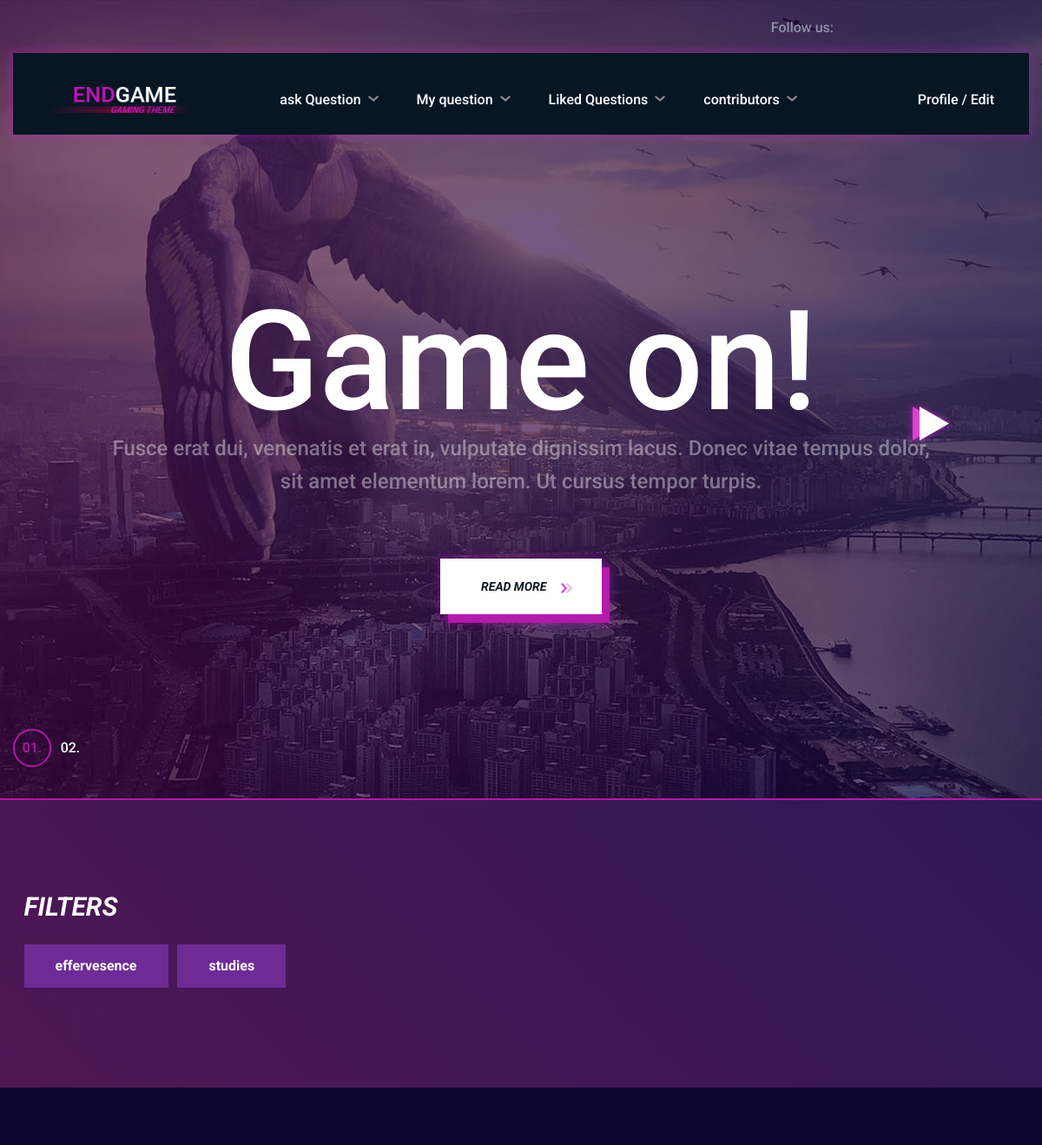
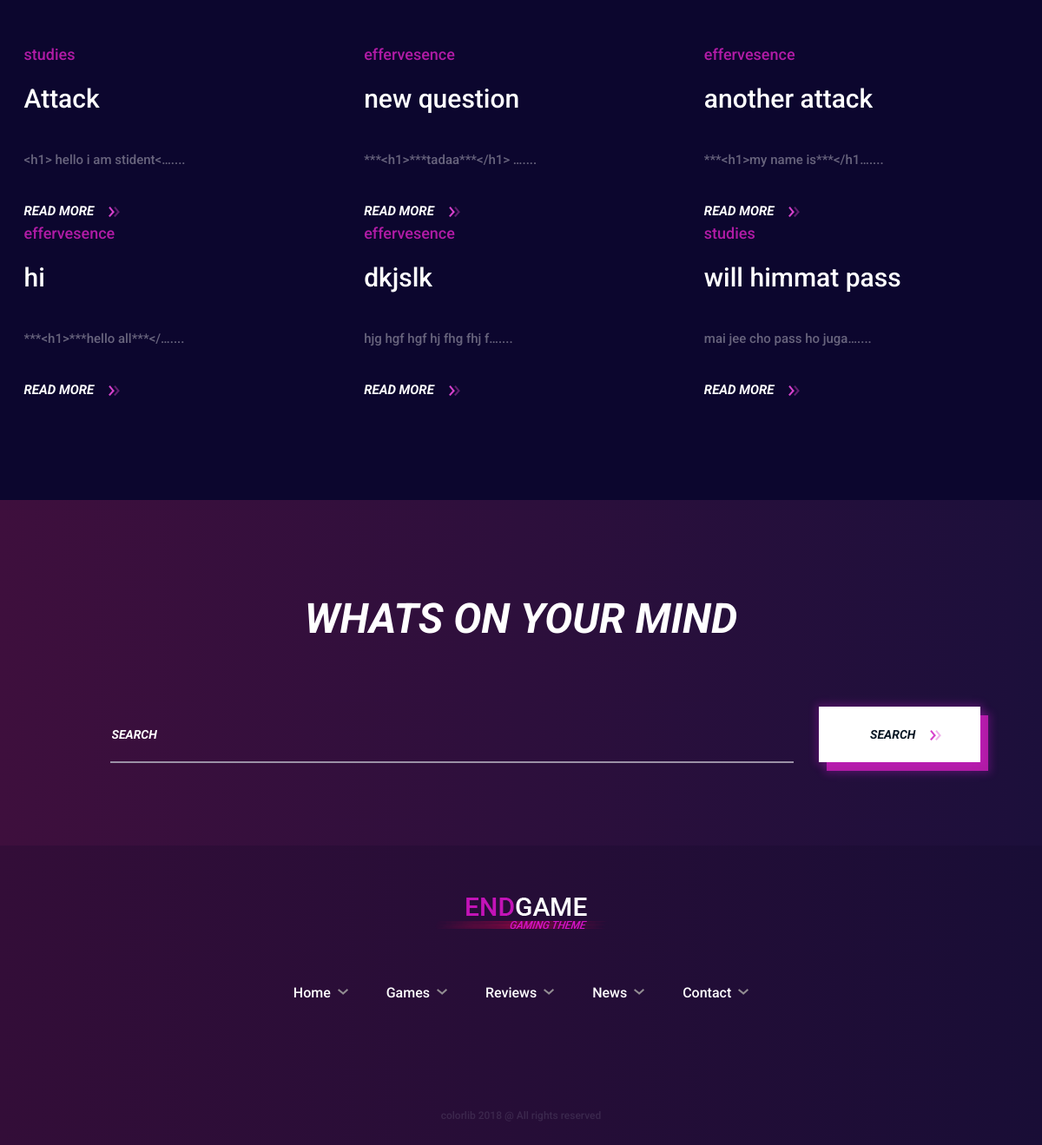
The app's page / (signed in) with its own data (2 pictures, top to bottom).
### doubt/models.py (models this page shows)
class Question(models.Model):
    question=models.CharField(max_length=30)
    content=models.TextField()
    user=models.ForeignKey(User,on_delete=models.CASCADE,related_name='by_user')
    category=models.CharField(choices=CHOICE,max_length=30)
    likes=models.IntegerField(default=0)
    visited=models.ManyToManyField(User,blank=True,related_name='visited_users')
    reply=models.ManyToManyField(Reply,blank=True)

### doubt/views.py (the view)
# urls.py: path('',views.index,name='index'),
def index(request):
        category=[]
        for some in CHOICE:
                category.append(some)
        question=Question.objects.all().order_by('-visited')
        context={'question':question,'category':category}
        return render(request,'doubt/index.html',context)

### doubt/templates/doubt/index.html (shortened to what this page needs)
{% extends 'base.html'%}
{% block body %}
	<section class="hero-section overflow-hidden">
		<div class="hero-slider owl-carousel">
        	{% load staticfiles %}
			<div class="hero-item set-bg d-flex align-items-center justify-content-center text-center" data-setbg="{% static 'doubt/img/slider-bg-1.jpg' %}">
				<div class="container">
					<h2>Game on!</h2>
					<p>Fusce erat dui, venenatis et erat in, vulputate dignissim lacus. Donec vitae tempus dolor,<br>sit amet elementum lorem. Ut cursus tempor turpis.</p>
					<a href="#" class="site-btn">Read More  {% load staticfiles %}<img src="{% static 'doubt/icons/double-arrow.png' %}" alt="#"/></a>
				</div>
			</div>
            {% load staticfiles %}
                                <button class="site-btn">search  {% load staticfiles %}<img src="{% static 'doubt/icons/double-arrow.png' %}" alt="#"/></button>
		</div>
	</section>
	<section class="blog-section spad">
		<div class="container">
			<div class="row">
				<div class="col-xl-9 col-lg-8 col-md-7">
					<div class="section-title text-white">
						<h2>Filters</h2>
					</div>
					<ul class="blog-filter">
					{% for cat,jat in category %}
						<li><a href="{% url 'filter' cat %}">{{cat}}</a></li>
					{% endfor %}
					</ul>
				</div>
			</div>
		</div>
	</section>
	<section class="intro-section">
		<div class="container">
			<div class="row">
			{% for some in question %}
				<div class="col-md-4">
					<div class="intro-text-box text-box text-white">
						<div class="top-meta"><a href="">{{some.category}}</a></div>
						<h3>{{some.question}}</h3>
						<p>{{some.content|truncatechars:25}}....</p>
						<a href="{% url 'view_question' some.id %}" class="read-more">Read More  {% load staticfiles %}<img src="{% static 'doubt/icons/double-arrow.png' %}" alt="#"/></a>
					</div>
				</div>
			{% endfor %}
			</div>
		</div>
	</section>
{% endblock %}

### doubt/static/doubt/css/style.css (style rules this page uses)
html, body { height: 100%; font-family: 'Roboto', sans-serif; -webkit-font-smoothing: antialiased; font-smoothing: antialiased; }
h1, h2, h3, h4, h5, h6 { margin: 0; color: #111111; font-weight: 500; }
h2 { font-size: 36px; }
h3 { font-size: 30px; }
p { font-size: 15px; color: #585858; line-height: 1.6; font-weight: 500; }
img { max-width: 100%; }
ul, ol { padding: 0; margin: 0; }
::placeholder { color: #fff; font-style: italic; text-transform: uppercase; }
.section-title h2 { font-size: 30px; text-transform: uppercase; font-weight: 700; font-style: italic; }
.set-bg { background-repeat: no-repeat; background-size: cover; background-position: top center; }
.spad { padding-top: 105px; padding-bottom: 105px; }
.text-white h1, .text-white h2, .text-white h3, .text-white h4, .text-white h5, .text-white h6, .text-white p, .text-white span, .text-white li, .text-white a { color: #fff; }
.site-btn { display: inline-block; border: none; font-size: 14px; font-weight: 700; font-style: italic; min-width: 186px; padding: 24px 30px; border-radius: 0; text-transform: uppercase; color: #081624; line-height: normal; cursor: pointer; text-align: center; background: #fff; position: relative; z-index: 1; }
.site-btn img { position: relative; left: 13px; width: auto !important; display: inline-block !important; }
.site-btn:after, .site-btn:before { position: absolute; content: ""; width: 100%; height: 100%; left: 9px; top: 10px; background: #b01ba5; z-index: -2; -webkit-box-shadow: 0 0 9px 3px rgba(226, 30, 228, 0.24); box-shadow: 0 0 9px 3px rgba(226, 30, 228, 0.24); }
.site-btn:before { left: 0; top: 0; background: #fff; z-index: -1; }
.hero-item { height: 921px; padding-top: 125px; border-bottom: 2px solid #b01ba5; }
.hero-item h2 { font-size: 160px; color: #fff; font-weight: 500; line-height: 1; position: relative; top: 100px; opacity: 0; }
.hero-item p { font-size: 24px; color: rgba(255, 255, 255, 0.4); font-weight: 500; opacity: 0.39; margin-bottom: 70px; position: relative; top: 80px; opacity: 0; }
.hero-item .site-btn { position: relative; top: 50px; opacity: 0; }
.hero-slider .owl-item.active .hero-item h2, .hero-slider .owl-item.active .hero-item p, .hero-slider .owl-item.active .hero-item .site-btn { top: 0; opacity: 1; }
.hero-slider .owl-item.active .hero-item h2 { -webkit-transition: all 0.5s ease 0.4s; -o-transition: all 0.5s ease 0.4s; transition: all 0.5s ease 0.4s; }
.hero-slider .owl-item.active .hero-item p { -webkit-transition: all 0.5s ease 0.6s; -o-transition: all 0.5s ease 0.6s; transition: all 0.5s ease 0.6s; }
.hero-slider .owl-item.active .hero-item .site-btn { -webkit-transition: all 0.5s ease 0.8s; -webkit-transition: all 0.5s ease 0.8s; -o-transition: all 0.5s ease 0.8s; transition: all 0.5s ease 0.8s; }
.intro-section { background: #0c062e; padding: 115px 0; }
.text-box .top-meta { font-size: 18px; font-weight: 500; margin-bottom: 20px; }
.text-box .top-meta a { color: #b01ba5; }
.text-box h3 { margin-bottom: 40px; max-width: 370px; }
.text-box p { font-size: 15px; font-weight: 500; color: #68647d; margin-bottom: 35px; }
.text-box .read-more { font-size: 15px; text-transform: uppercase; font-weight: 700; font-style: italic; color: #fff; }
.text-box .read-more img { margin-left: 13px; }
.blog-section { background: #501755; background: -webkit-linear-gradient(45deg, #501755 0%, #2d1854 100%); background: -o-linear-gradient(45deg, #501755 0%, #2d1854 100%); background: linear-gradient(45deg, #501755 0%, #2d1854 100%); filter: progid:DXImageTransform.Microsoft.gradient( startColorstr='#501755', endColorstr='#2d1854', GradientType=1); }
.blog-section .section-title { margin-bottom: 25px; }
.blog-filter { list-style: none; display: block; }
.blog-filter li { display: inline-block; }
.blog-filter li a { display: block; color: #fff; padding: 16px 36px; font-size: 16px; font-weight: 700; background: #6f2b95; line-height: 1.1; margin-right: 7px; -webkit-transition: all 0.3s; -o-transition: all 0.3s; transition: all 0.3s; margin-bottom: 10px; }
@media (min-width: 1200px) { .container { max-width: 1175px; } }

### records on screen
Question: category "studies", question "Attack", content "<h1> hello i am stident<…"
Question: category "effervesence", question "new question", content "***<h1>***tadaa***</h1> …"
Question: category "effervesence", question "another attack", content "***<h1>my name is***</h1…"
Question: category "effervesence", question "hi", content "***<h1>***hello all***</…"
Question: category "effervesence", question "dkjslk", content "hjg hgf hgf hj fhg fhj f…"
Question: category "studies", question "will himmat pass", content "mai jee cho pass ho juga…"

### other values on screen
{{ cat }} "effervesence" "studies"
